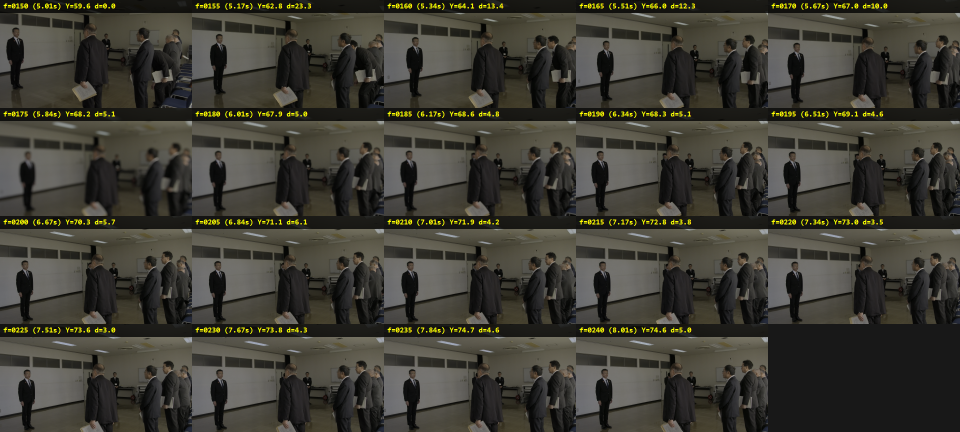
#> input picture 02_Creative_Dept/davinci/drafts/2026-11-13_南信州広域連合へ要望書提出/contact_fine_start_150_240.png, 1920 x 864 px, given in place of PB130002.MOV, which was not available (shown at 1/2 size)
$ python analyze_video.py
#> lines starting #> are read from the running program, lines starting #| are printed output that depends on the picture
import os
import subprocess
import json
import cv2
import numpy as np
from PIL import Image, ImageDraw, ImageFont

input_dir = r"H:\2026-11-13_南信州広域連合_連合長へ_要望書提出_録音一式"
video_path = os.path.join(input_dir, "PB130002.MOV")
draft_dir = r"g:\マイドライブ\git\nobuyukitakahashi\02_Creative_Dept\davinci\drafts\2026-11-13_南信州広域連合へ要望書提出"
final_dir = r"g:\マイドライブ\git\nobuyukitakahashi\02_Creative_Dept\davinci\final_outputs\2026-11-13_南信州広域連合へ要望書提出"

os.makedirs(draft_dir, exist_ok=True)
os.makedirs(final_dir, exist_ok=True)

print("=== Directory Contents ===")
for f in os.listdir(input_dir):
    fp = os.path.join(input_dir, f)
    print(f, os.path.getsize(fp) if os.path.isfile(fp) else "DIR")

cap = cv2.VideoCapture(video_path)
fps = cap.get(cv2.CAP_PROP_FPS)
frame_count = int(cap.get(cv2.CAP_PROP_FRAME_COUNT))
width = int(cap.get(cv2.CAP_PROP_FRAME_WIDTH))
height = int(cap.get(cv2.CAP_PROP_FRAME_HEIGHT))
duration = frame_count / fps if fps > 0 else 0

print(f"\n=== Video Metadata ===")
print(f"Resolution: {width}x{height}")
print(f"FPS: {fps}")
print(f"Frame Count: {frame_count}")
print(f"Duration: {duration:.2f} sec ({duration/60:.2f} min)")

# Analyze every 0.5 sec for first 25 sec and last 25 sec, plus overall brightness
def analyze_range(start_sec, end_sec, step_sec, out_img_name, cols=5):
#> called with start_sec = 0, end_sec = 20, step_sec = 0.5, out_img_name = 'contact_start_0_20s.png', cols = 5
    times = np.arange(start_sec, min(end_sec, duration), step_sec)
    thumbs = []
    stats = []
    prev_gray = None
    for t in times:
        f_idx = int(round(t * fps))
        cap.set(cv2.CAP_PROP_POS_FRAMES, f_idx)
        ret, frame = cap.read()
        if not ret:
            continue
        gray = cv2.cvtColor(frame, cv2.COLOR_BGR2GRAY)
        mean_luma = float(np.mean(gray))
        p5 = float(np.percentile(gray, 5))
        p95 = float(np.percentile(gray, 95))
        diff = float(np.mean(cv2.absdiff(gray, prev_gray))) if prev_gray is not None else 0.0
        prev_gray = gray
        stats.append((t, f_idx, mean_luma, p5, p95, diff))

        # Resize for contact sheet
        rgb = cv2.cvtColor(frame, cv2.COLOR_BGR2RGB)
        pil_img = Image.fromarray(rgb).resize((384, 216), Image.Resampling.LANCZOS)
        draw = ImageDraw.Draw(pil_img)
        draw.rectangle([0, 0, 384, 32], fill=(0, 0, 0))
        draw.text((6, 6), f"t={t:.2f}s (f={f_idx}) Y={mean_luma:.1f} diff={diff:.1f}", fill=(255, 255, 0))
        thumbs.append(pil_img)
#> this loop made 1 pass
#> (mean_luma, p5, p95, diff) on pass 1: (59.92, 12, 111, 0)
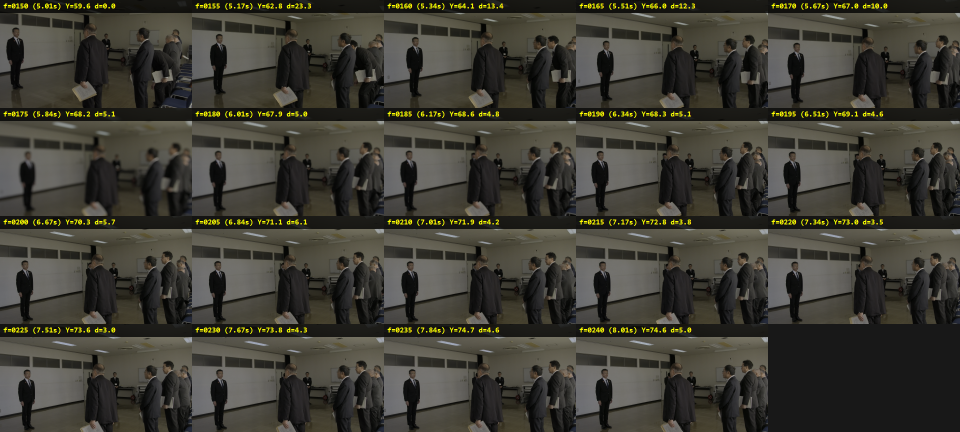
#> input picture 02_Creative_Dept/davinci/drafts/2026-11-13_南信州広域連合へ要望書提出/contact_fine_start_150_240.png, 1920 x 864 px, given in place of PB130002.MOV, which was not available (shown at 1/2 size)
#> pass 1, in analyze_range, `gray = cv2.cvtColor(frame, cv2.COLOR_BGR2GRAY)`:
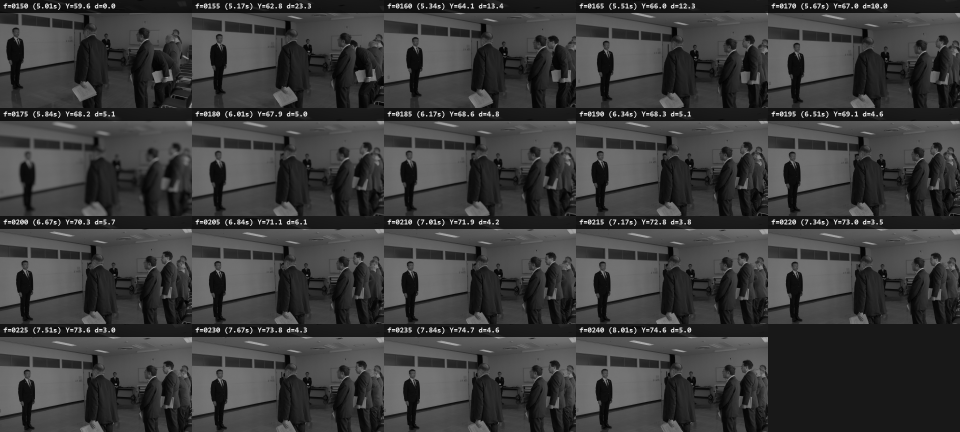
#> gray: shape (864, 1920) (shown at 1/2 size); min 1, max 228, mean 59.9
#> pass 1, in analyze_range, `pil_img = Image.fromarray(rgb).resize((384, 216), Image.Resampling.LAN..`:
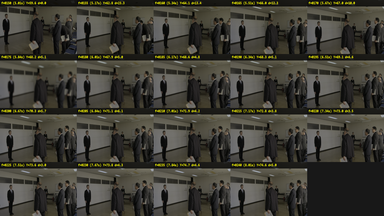
#> pil_img: PIL image 384x216 RGB; mean R, G, B 62.1, 60.4, 51.6
#> frame is the input picture: shape (864, 1920, 3); mean B, G, R 51.6, 60.4, 62.1
#> after the loop:
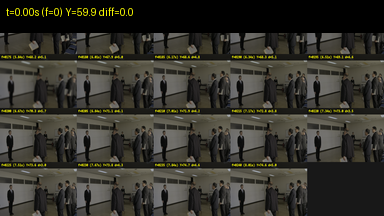
#> pil_img: PIL image 384x216 RGB; mean R, G, B 53.1, 51.6, 43.8
#> after the loop, stats = [(0, 0, 59.92, 12, 111, 0)]; thumbs = 1 item

    rows = (len(thumbs) + cols - 1) // cols
#> rows = 1
    sheet = Image.new("RGB", (cols * 384, rows * 216), (30, 30, 30))
#> sheet: PIL image 1920x216 RGB; every value is 30
    for i, th in enumerate(thumbs):
        r = i // cols
        c = i % cols
        sheet.paste(th, (c * 384, r * 216))
#> this loop made 1 pass
#> (r, c) on pass 1: (0, 0)
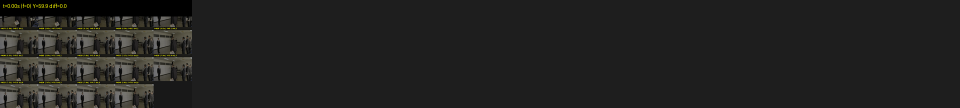
#> sheet: PIL image 1920x216 RGB (shown at 1/2 size); mean R, G, B 34.6, 34.3, 32.8
    out_path = os.path.join(draft_dir, out_img_name)
    sheet.save(out_path)
    print(f"Saved {out_path}")
    return stats

print("\n--- Analyzing Start (0s to 20s, step 0.5s) ---")
start_stats = analyze_range(0, 20, 0.5, "contact_start_0_20s.png", cols=5)
#> start_stats = [(0, 0, 59.92, 12, 111, 0)]
for s in start_stats:
    print(f"t={s[0]:5.2f}s | frame={s[1]:5d} | Y={s[2]:5.1f} (p5={s[3]:4.1f}, p95={s[4]:5.1f}) | diff={s[5]:5.2f}")
#> this loop made 1 pass
#| t= 0.00s | frame=    0 | Y= 59.9 (p5=12.0, p95=111.0) | diff= 0.00

print(f"\n--- Analyzing End ({max(0, duration-20):.1f}s to {duration:.1f}s, step 0.5s) ---")
end_stats = analyze_range(max(0, duration - 20), duration, 0.5, "contact_end_last20s.png", cols=5)
#> the loop in analyze_range (call 2), `for t in times:` made 1 pass
#> the loop in analyze_range (call 2), `for i, th in enumerate(thumbs):` made 1 pass
#> end_stats = [(0, 0, 59.92, 12, 111, 0)]
for s in end_stats:
    print(f"t={s[0]:5.2f}s | frame={s[1]:5d} | Y={s[2]:5.1f} (p5={s[3]:4.1f}, p95={s[4]:5.1f}) | diff={s[5]:5.2f}")

print("\n--- Analyzing Overall Video (25 evenly spaced frames) ---")
step_all = max(0.5, duration / 25.0)
overall_stats = analyze_range(0, duration, step_all, "contact_overall.png", cols=5)
#> overall_stats = [(0, 0, 59.92, 12, 111, 0)]
for s in overall_stats:
    print(f"t={s[0]:6.2f}s | frame={s[1]:5d} | Y={s[2]:5.1f} (p5={s[3]:4.1f}, p95={s[4]:5.1f})")

cap.release()
